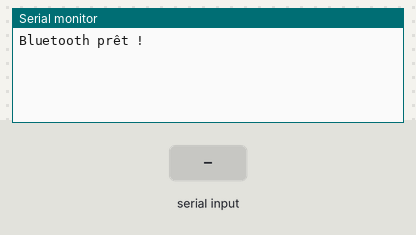
A sketch run on a simulated ESP32. Parts: the last lines printed to the serial monitor. The inputs (shaded band) are chosen by the test bench. Nothing arrives over Bluetooth unless stated.

Above: at 2.8 s.
2.9 s: "1" received over the second serial link
At 4.0 s:
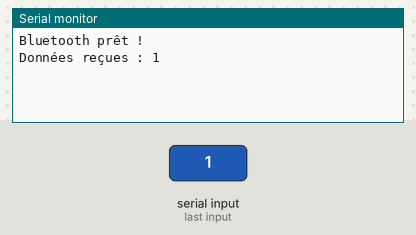
4.5 s: "0" received over the second serial link
At 5.6 s:
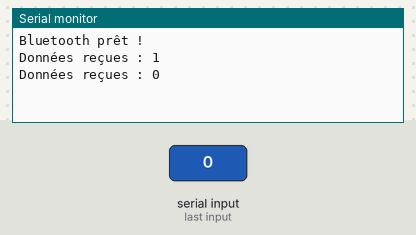
6.0 s: "2" received over the second serial link
At 6.4 s:
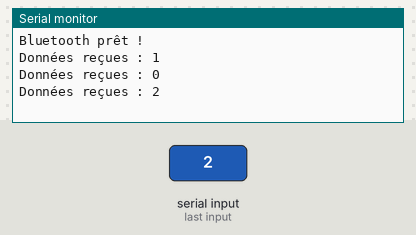

Measured:
- after the input at 2.9 s, the serial monitor: prints a new line after 0.10 s (image 1)
- after the input at 4.5 s, the serial monitor: prints a new line after 0.50 s (image 2)
- after the input at 6.0 s, the serial monitor: prints a new line at once (image 3)

The sketch:

test_connexion_bluetooth.ino
```cpp
//Test de connexion avec bluetooth
#include "BluetoothSerial.h"

BluetoothSerial BT;

void setup() {
  Serial.begin(115200);
  BT.begin("ESP32_BT");
  Serial.println("Bluetooth prêt !");
}

void loop() {
  if (BT.available()) {
    char received = BT.read();
    Serial.print("Données reçues : ");
    Serial.println(received);
  }
  BT.println("Hello depuis ESP32 !");
  delay(1000);
}
```
